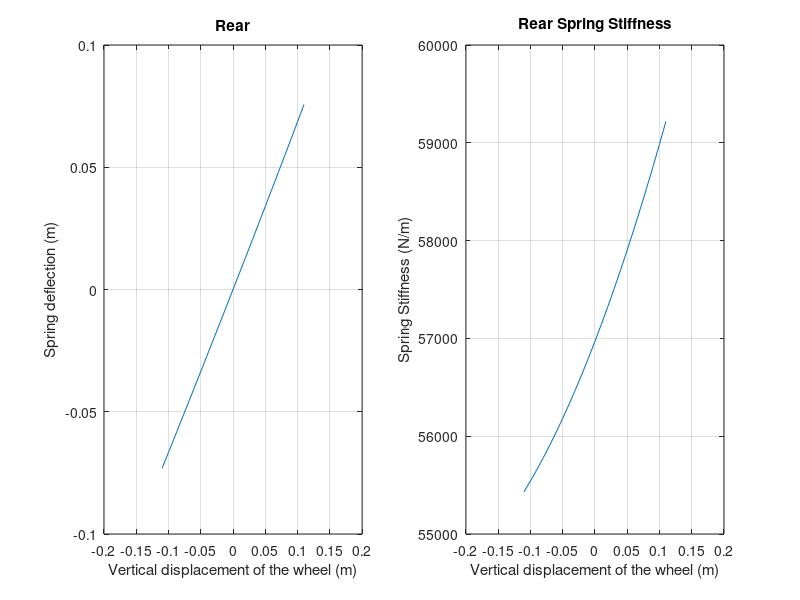
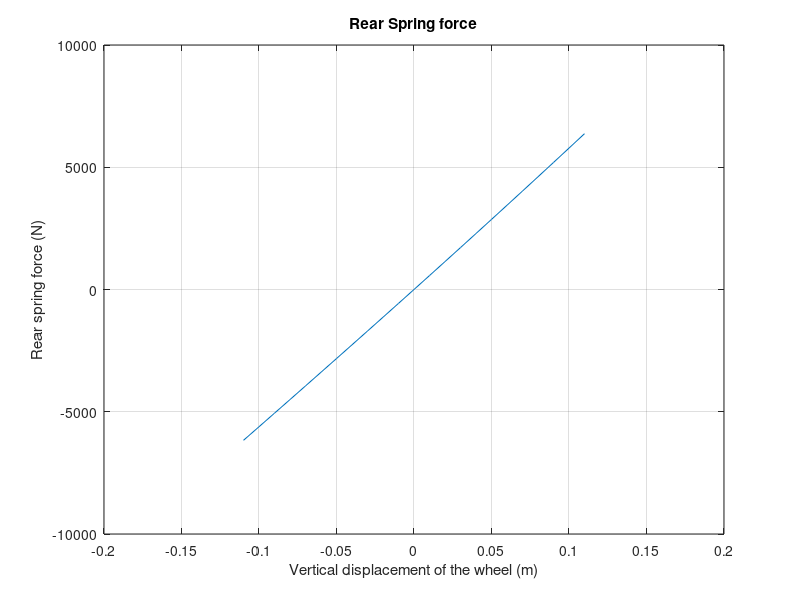
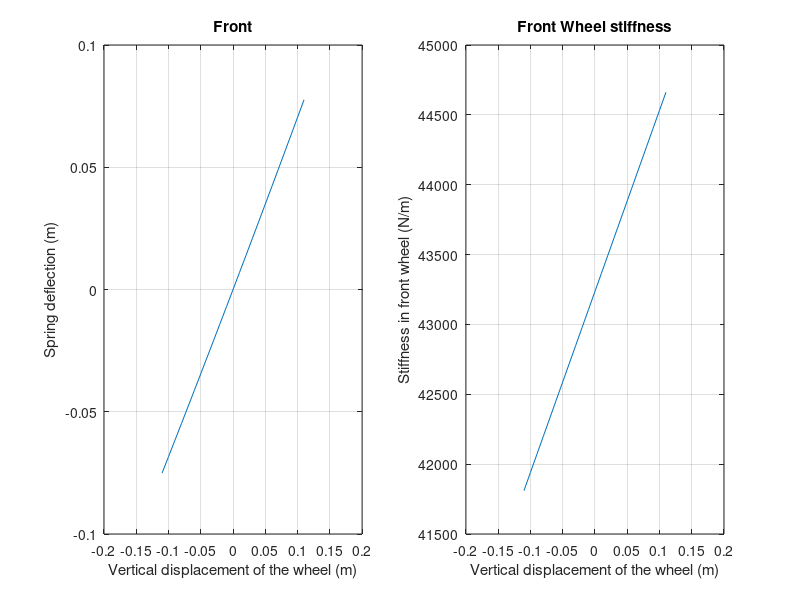
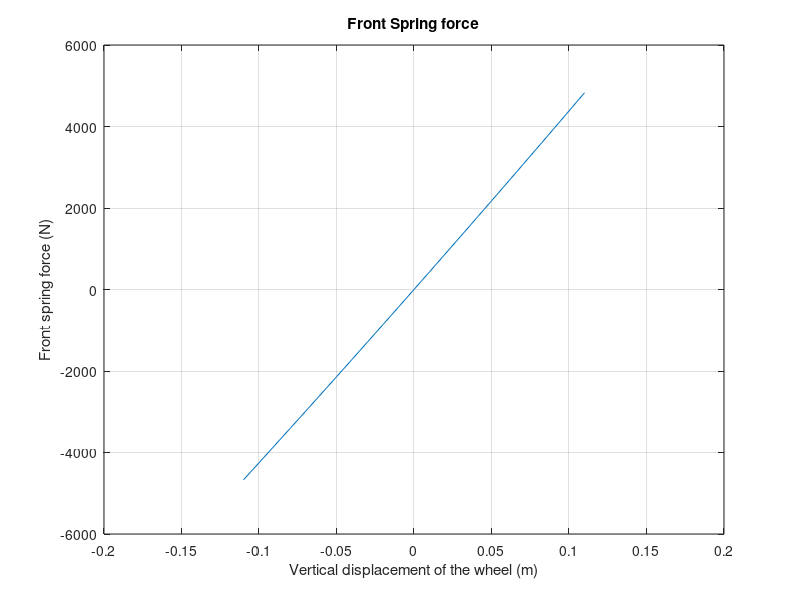

MATLAB code to generate these figures, in order:
clear
clc

step = 0.01;
Z = -0.11:step:0.11;
i_z_0 = 1/step*(0 + 0.11) + 1; % indez for which Z=0

%% Rear wheel

Kr_spring = 84.4e3; % N/m. 
Rear_spr_vs_z = Z.*(67.5+Z.*(10.2+Z.*(11.6)))/100;%m
Rear_deriv_spr_vs_z = (Z.*((58*Z)/5 + 51/5))/100 + (Z.*((116*Z)/5 + 51/5))/100 + 27/40;
Kr_w = Kr_spring*Rear_deriv_spr_vs_z; %% Spring stiffness as a function of Z

Kr_w_0 = Kr_w(i_z_0);

Fr_w_pos = [0];
for i=i_z_0:1:(length(Z) - 1)
    int = Kr_w(i)*(Z(i+1) - Z(i));
    Fr_w_pos = [Fr_w_pos (Fr_w_pos(length(Fr_w_pos)) + int)];
end
Z_pos = Z(i_z_0:(length(Z)));

Fr_w_neg = [zeros(1, i_z_0)];
Fr_w_prev = 0;
Z_neg = Z(1:i_z_0);
for i=(i_z_0-1):-1:1
    int = Kr_w(i)*(Z(i) - Z(i+1));
    Fr_w_neg(i) = Fr_w_prev + int;
%     Fr_w_neg = [Fr_w_neg (Fr_w_neg(length(Fr_w_neg)) + int)];
    Fr_w_prev = Fr_w_neg(i);
end
Z_neg = Z_neg(1:(length(Z_neg) - 1));
Fr_w_neg = Fr_w_neg(1:(length(Fr_w_neg) - 1));

Fr_w = [Fr_w_neg Fr_w_pos];



figure(1)
clf
subplot(1,2,1)
plot(Z, Rear_spr_vs_z)
% plot(Z, spr_vs_z)
title('Rear')
ylabel('Spring deflection (m)')
xlabel('Vertical displacement of the wheel (m)')
grid on

subplot(1,2,2)
plot(Z, Kr_w)
title('Rear Spring Stiffness')
% plot(Z, spr_vs_z)
ylabel('Spring Stiffness (N/m)')
xlabel('Vertical displacement of the wheel (m)')
grid on

figure(2)
clf
plot(Z, Fr_w)
title('Rear Spring force')
ylabel('Rear spring force (N)')
xlabel('Vertical displacement of the wheel (m)')
grid on

% figure(2)
% clf
% plot(Z_pos, Fr_w_pos)
% title('Rear positive')
% ylabel('Spring deflection (m)')
% xlabel('Vertical displacement of the wheel (m)')
% grid on
% 
% figure(3)
% clf
% plot(Z_neg, Fr_w_neg)
% title('Rear negative')
% ylabel('Spring deflection (m)')
% xlabel('Vertical displacement of the wheel (m)')
% grid on

%% Front wheel

Kf_spring = 62.3e3; % N/m. 
Front_spr_vs_z = Z.*(6.94+1.04*Z)/10;%m
Front_deriv_spr_vs_z = (26*Z)/125 + 347/500;
Kf_w = Kf_spring*Front_deriv_spr_vs_z; %% Spring stiffness as a function of Z

Kf_w_0 = Kf_w(i_z_0);


Ff_w_pos = [0];
for i=i_z_0:1:(length(Z) - 1)
    int = Kf_w(i)*(Z(i+1) - Z(i));
    Ff_w_pos = [Ff_w_pos (Ff_w_pos(length(Ff_w_pos)) + int)];
end
Z_pos = Z(i_z_0:(length(Z)));

Ff_w_neg = [zeros(1, i_z_0)];
Ff_w_prev = 0;
Z_neg = Z(1:i_z_0);
for i=(i_z_0-1):-1:1
    int = Kf_w(i)*(Z(i) - Z(i+1));
    Ff_w_neg(i) = Ff_w_prev + int;
%     Fr_w_neg = [Fr_w_neg (Fr_w_neg(length(Fr_w_neg)) + int)];
    Ff_w_prev = Ff_w_neg(i);
end
Z_neg = Z_neg(1:(length(Z_neg) - 1));
Ff_w_neg = Ff_w_neg(1:(length(Ff_w_neg) - 1));

Ff_w = [Ff_w_neg Ff_w_pos];


figure(3)
clf
subplot(1,2,1)
plot(Z, Front_spr_vs_z)
title('Front')
ylabel('Spring deflection (m)')
xlabel('Vertical displacement of the wheel (m)')
grid on

subplot(1,2,2)
plot(Z, Kf_w)
title('Front Wheel stiffness')
ylabel('Stiffness in front wheel (N/m)')
xlabel('Vertical displacement of the wheel (m)')
grid on

figure(4)
clf
plot(Z, Ff_w)
title('Front Spring force')
ylabel('Front spring force (N)')
xlabel('Vertical displacement of the wheel (m)')
grid on

%% Roll stiffness for Z=0
% w_front = 1.685;
% w_rear = 1.65;
% 
% Kq_front = w_front^2/2 * Kf_w_0;
% Kq_rear = w_rear^2/2 * Kr_w_0;
% Kq = Kq_front + Kq_rear;

Z_spring = Z;
Ff_spring = Ff_w;
Fr_spring = Fr_w;

data =[Z_spring' Ff_spring' Fr_spring'];
save spring Z_spring Kf_w Kr_w Ff_spring Fr_spring